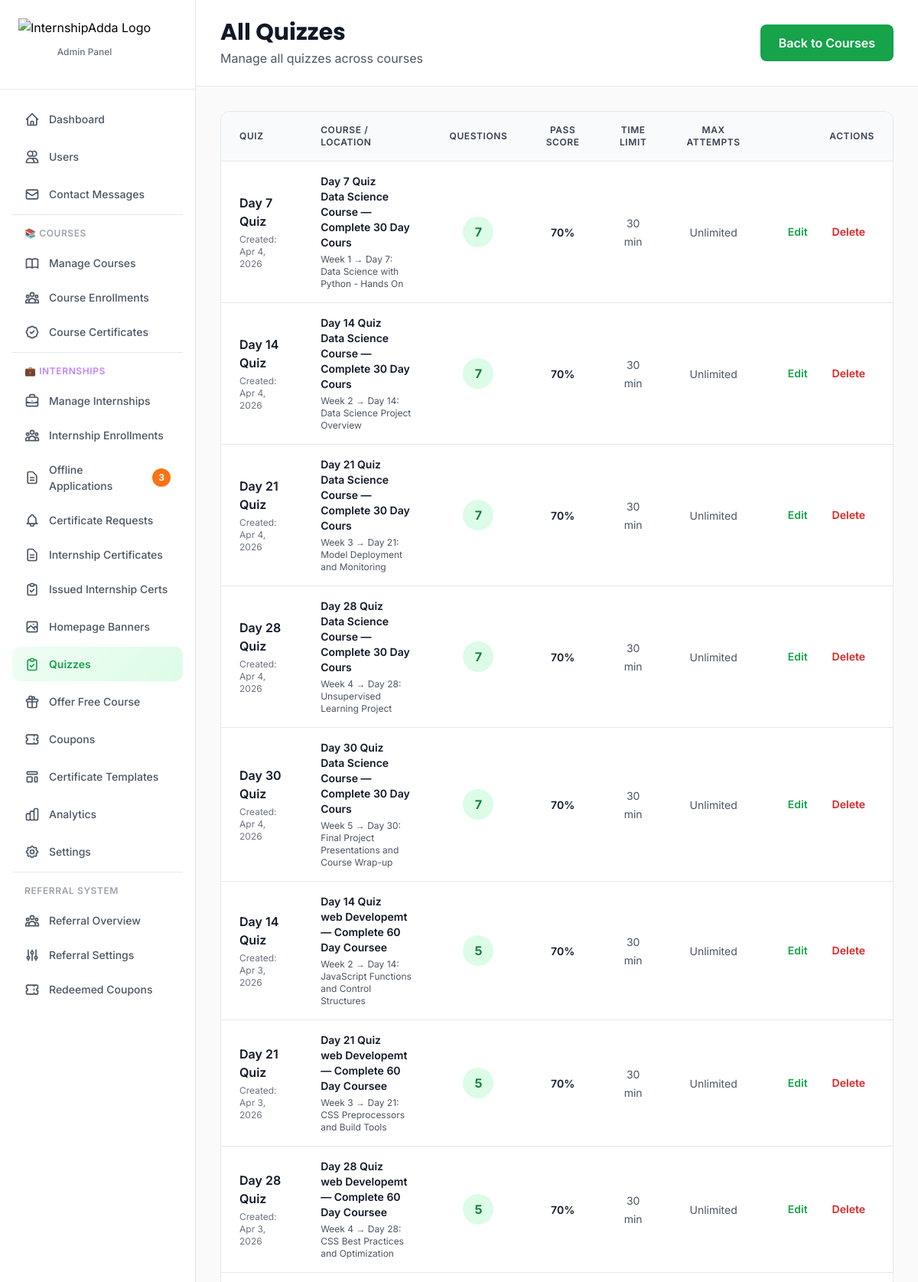
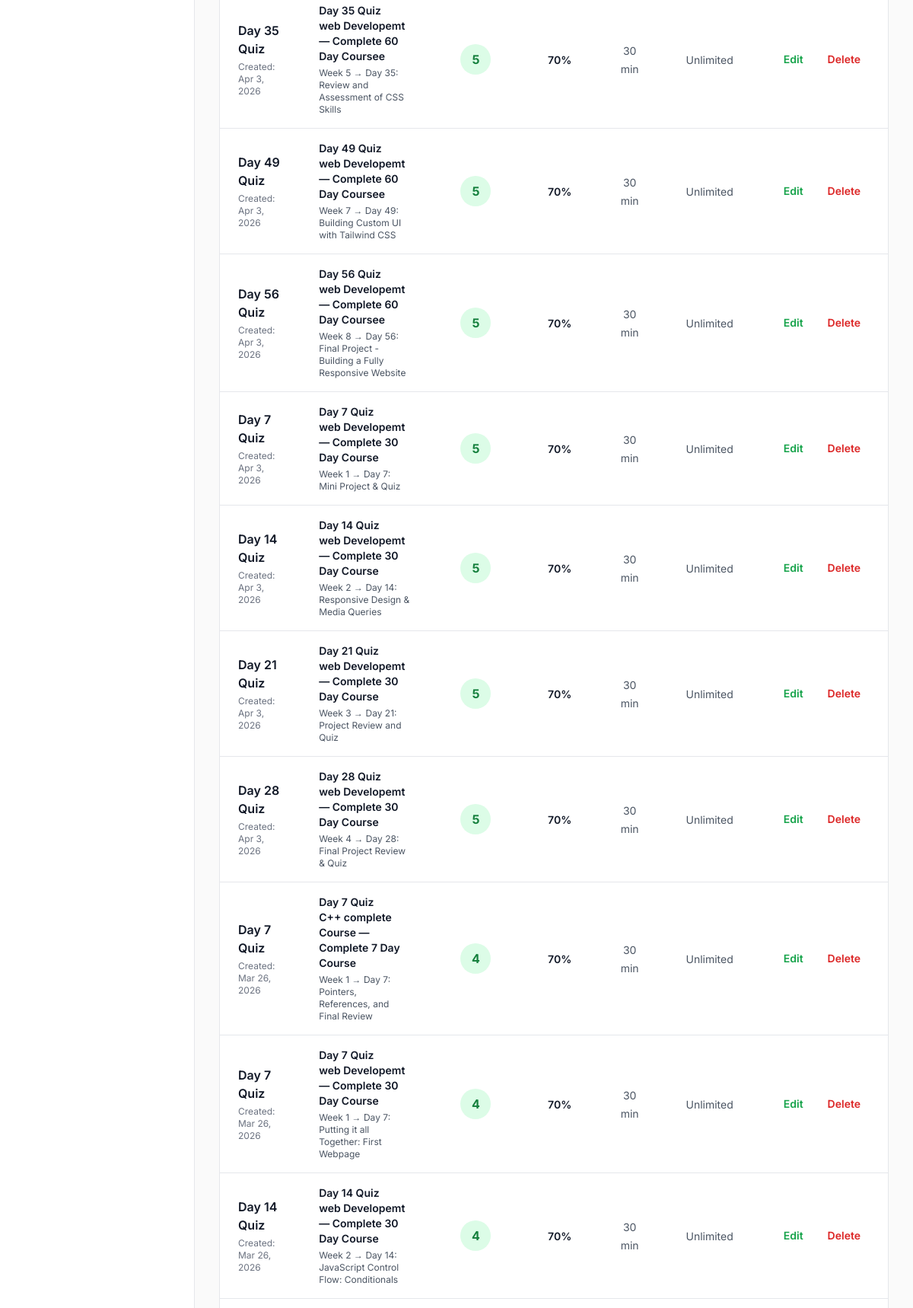
Page /app/views/admin/quizzes/list.php (signed in, upper part) on the committed database (2 pictures, top to bottom).
### tables this page shows
CREATE TABLE `quizzes` (
  `id` int(10) UNSIGNED NOT NULL,
  `topic_id` int(11) NOT NULL,
  `content_block_id` int(11) DEFAULT NULL,
  `title` varchar(255) NOT NULL,
  `description` text DEFAULT NULL,
  `time_limit` int(11) DEFAULT 0,
  `pass_score` int(11) DEFAULT 70,
  `max_attempts` int(11) DEFAULT 0,
  `created_at` timestamp NULL DEFAULT current_timestamp(),
  `updated_at` timestamp NULL DEFAULT current_timestamp() ON UPDATE current_timestamp()
);

CREATE TABLE `courses` (
  `id` int(10) UNSIGNED NOT NULL,
  `title` varchar(255) NOT NULL,
  `slug` varchar(255) NOT NULL,
  `description` text DEFAULT NULL,
  `cover_image` varchar(255) DEFAULT NULL,
  `icon` varchar(255) DEFAULT NULL,
  `preview_image` varchar(255) DEFAULT NULL,
  `price` decimal(10,2) DEFAULT 0.00,
  `status` enum('draft','published') DEFAULT 'draft',
  `created_by` int(10) UNSIGNED NOT NULL,
  `created_at` timestamp NULL DEFAULT current_timestamp(),
  `updated_at` timestamp NULL DEFAULT current_timestamp() ON UPDATE current_timestamp()
);

CREATE TABLE `chapters` (
  `id` int(10) UNSIGNED NOT NULL,
  `course_id` int(10) UNSIGNED NOT NULL,
  `chapter_order` int(11) DEFAULT 0,
  `title` varchar(255) NOT NULL,
  `sort_order` int(11) DEFAULT 0,
  `created_at` timestamp NULL DEFAULT current_timestamp(),
  `updated_at` timestamp NULL DEFAULT current_timestamp() ON UPDATE current_timestamp()
);

CREATE TABLE `topics` (
  `id` int(10) UNSIGNED NOT NULL,
  `chapter_id` int(10) UNSIGNED NOT NULL,
  `topic_order` int(11) DEFAULT 0,
  `title` varchar(255) NOT NULL,
  `sort_order` int(11) DEFAULT 0,
  `is_mandatory` tinyint(1) DEFAULT 1,
  `quiz_id` int(10) UNSIGNED DEFAULT NULL,
  `created_at` timestamp NULL DEFAULT current_timestamp(),
  `updated_at` timestamp NULL DEFAULT current_timestamp() ON UPDATE current_timestamp()
);

### app/views/admin/quizzes/list.php (the view, shortened to what this page needs)
<?php
$dbConfig = require __DIR__ . '/../../../config/database.php';
$dsn = sprintf("mysql:host=%s;port=%s;dbname=%s;charset=%s",
    $dbConfig['host'], $dbConfig['port'], $dbConfig['database'], $dbConfig['charset']
);
$db = new PDO($dsn, $dbConfig['username'], $dbConfig['password'], $dbConfig['options']);
$stmt = $db->prepare("
    SELECT
        q.*,
        cb.topic_id,
        t.title as topic_title,
        ch.title as chapter_title,
        c.title as course_title,
        c.id as course_id,
        (SELECT COUNT(*) FROM quiz_questions WHERE quiz_id = q.id) as question_count
    FROM quizzes q
    LEFT JOIN content_blocks cb ON q.content_block_id = cb.id
    LEFT JOIN topics t ON cb.topic_id = t.id
    LEFT JOIN chapters ch ON t.chapter_id = ch.id
    LEFT JOIN courses c ON ch.course_id = c.id
    ORDER BY q.created_at DESC
");
$stmt->execute();
$quizzes = $stmt->fetchAll(PDO::FETCH_ASSOC);
?>
<!DOCTYPE html>
<html lang="en">
<head>
    <script src="https://cdn.tailwindcss.com"></script>
</head>
<body>
<?php include __DIR__ . '/../../../views/components/sidebar-admin.php'; ?>
<div class="ml-64 min-h-screen">
    <header class="bg-white border-b border-gray-200 sticky top-0 z-30">
        <div class="px-8 py-6">
            <div class="flex items-center justify-between">
                <div>
                    <h1 class="text-3xl font-bold text-gray-900">All Quizzes</h1>
                    <p class="text-gray-600 mt-1">Manage all quizzes across courses</p>
                </div>
                <a href="/app/views/admin/courses/list.php" class="bg-primary-600 hover:bg-primary-700 text-white px-6 py-3 rounded-lg font-semibold transition-colors">
                    Back to Courses
                </a>
            </div>
        </div>
    </header>
    <main class="p-8">
        <?php if (empty($quizzes)): ?>
            <div class="bg-white rounded-xl border-2 border-dashed border-gray-300 p-12 text-center">
                <svg class="w-16 h-16 text-gray-400 mx-auto mb-4" fill="none" stroke="currentColor" viewBox="0 0 24 24">
                    <path stroke-linecap="round" stroke-linejoin="round" stroke-width="2" d="M9 5H7a2 2 0 00-2 2v12a2 2 0 002 2h10a2 2 0 002-2V7a2 2 0 00-2-2h-2M9 5a2 2 0 002 2h2a2 2 0 002-2M9 5a2 2 0 012-2h2a2 2 0 012 2m-6 9l2 2 4-4"></path>
                </svg>
                <h3 class="text-xl font-bold text-gray-900 mb-2">No Quizzes Yet</h3>
                <p class="text-gray-600 mb-6">Create quizzes in the course builder</p>
                <a href="/app/views/admin/courses/list.php" class="inline-block bg-primary-600 hover:bg-primary-700 text-white px-6 py-3 rounded-lg font-semibold transition-colors">
                    Go to Courses
                </a>
            </div>
        <?php else: ?>
            <div class="bg-white rounded-xl border border-gray-200 overflow-hidden">
                <table class="w-full">
                    <thead class="bg-gray-50 border-b border-gray-200">
                        <tr>
                            <th class="px-6 py-4 text-left text-xs font-semibold text-gray-700 uppercase tracking-wider">Quiz</th>
                            <th class="px-6 py-4 text-left text-xs font-semibold text-gray-700 uppercase tracking-wider">Course / Location</th>
                            <th class="px-6 py-4 text-center text-xs font-semibold text-gray-700 uppercase tracking-wider">Questions</th>
                            <th class="px-6 py-4 text-center text-xs font-semibold text-gray-700 uppercase tracking-wider">Pass Score</th>
                            <th class="px-6 py-4 text-center text-xs font-semibold text-gray-700 uppercase tracking-wider">Time Limit</th>
                            <th class="px-6 py-4 text-center text-xs font-semibold text-gray-700 uppercase tracking-wider">Max Attempts</th>
                            <th class="px-6 py-4 text-right text-xs font-semibold text-gray-700 uppercase tracking-wider">Actions</th>
                        </tr>
                    </thead>
                    <tbody class="divide-y divide-gray-200">
                        <?php foreach ($quizzes as $quiz): ?>
                            <tr class="hover:bg-gray-50 transition-colors">
                                <td class="px-6 py-4">
                                    <div class="font-semibold text-gray-900"><?php echo htmlspecialchars($quiz['title']); ?></div>
                                    <div class="text-xs text-gray-500 mt-1">Created: <?php echo date('M j, Y', strtotime($quiz['created_at'])); ?></div>
                                </td>
                                <td class="px-6 py-4">
                                    <div class="text-sm">
<div class="font-semibold text-gray-900"><?php echo $quiz['title']; ?></div>
<div class="font-semibold text-gray-900"><?php echo $quiz['course_title'] ?? 'N/A'; ?></div>
<div class="text-gray-600 text-xs mt-1">
    <?php echo $quiz['chapter_title'] ?? 'introduction'; ?> → <?php echo $quiz['topic_title'] ?? 'Vlof'; ?>
</div>
                                    </div>
                                </td>
                                <td class="px-6 py-4 text-center">
                                    <span class="inline-flex items-center justify-center w-10 h-10 bg-primary-100 text-primary-700 rounded-full font-bold">
                                        <?php echo $quiz['question_count'] ?? 0; ?>
                                    </span>
                                </td>
                                <td class="px-6 py-4 text-center">
                                    <span class="text-sm font-semibold text-gray-900"><?php echo $quiz['pass_score'] ?? 70; ?>%</span>
                                </td>
                                <td class="px-6 py-4 text-center">
                                    <span class="text-sm text-gray-600">
                                        <?php echo ($quiz['time_limit'] ?? 0) > 0 ? $quiz['time_limit'] . ' min' : 'No limit'; ?>
                                    </span>
                                </td>
                                <td class="px-6 py-4 text-center">
                                    <span class="text-sm text-gray-600">
                                        <?php echo ($quiz['max_attempts'] ?? 0) > 0 ? $quiz['max_attempts'] : 'Unlimited'; ?>
                                    </span>
                                </td>
                                <td class="px-6 py-4 text-right">
                                    <div class="flex items-center justify-end gap-2">
                                        <a href="/app/views/admin/quizzes/edit.php?id=<?php echo $quiz['id']; ?>" class="text-primary-600 hover:text-primary-700 font-semibold text-sm px-3 py-1 rounded-lg hover:bg-primary-50 transition-colors">
                                            Edit
                                        </a>
                                        <button onclick="deleteQuiz(<?php echo $quiz['id']; ?>)" class="text-red-600 hover:text-red-700 font-semibold text-sm px-3 py-1 rounded-lg hover:bg-red-50 transition-colors">
                                            Delete
                                        </button>
                                    </div>
                                </td>
                            </tr>
                        <?php endforeach; ?>
                    </tbody>
                </table>
            </div>
        <?php endif; ?>
    </main>
</div>
</body>
</html>

### app/views/admin/quizzes/list.php (style rules this page uses)
body { font-family: 'Inter', sans-serif; background: #fafafa; }
h1, h2, h3, h4, h5, h6 { font-family: 'Poppins', sans-serif; font-weight: 700; }

### rows in the picture
quizzes: title "Day 7 Quiz", created_at "Apr 4, 2026", courses.title "Data Science Course — Complete 30 Day Cours", chapters.title "Week 1", topic.title "Day 7: Data Science with Python - Hands On", question_count "7", pass_score "70", time_limit "30", max_attempts "Unlimited"
quizzes: title "Day 14 Quiz", created_at "Apr 4, 2026", courses.title "Data Science Course — Complete 30 Day Cours", chapters.title "Week 2", topic.title "Day 14: Data Science Project Overview", question_count "7", pass_score "70", time_limit "30", max_attempts "Unlimited"
quizzes: title "Day 21 Quiz", created_at "Apr 4, 2026", courses.title "Data Science Course — Complete 30 Day Cours", chapters.title "Week 3", topic.title "Day 21: Model Deployment and Monitoring", question_count "7", pass_score "70", time_limit "30", max_attempts "Unlimited"
quizzes: title "Day 28 Quiz", created_at "Apr 4, 2026", courses.title "Data Science Course — Complete 30 Day Cours", chapters.title "Week 4", topic.title "Day 28: Unsupervised Learning Project", question_count "7", pass_score "70", time_limit "30", max_attempts "Unlimited"
quizzes: title "Day 30 Quiz", created_at "Apr 4, 2026", courses.title "Data Science Course — Complete 30 Day Cours", chapters.title "Week 5", topic.title "Day 30: Final Project Presentations and Course Wrap-up", question_count "7", pass_score "70", time_limit "30", max_attempts "Unlimited"
quizzes: title "Day 14 Quiz", created_at "Apr 3, 2026", courses.title "web Developemt — Complete 60 Day Coursee", chapters.title "Week 2", topic.title "Day 14: JavaScript Functions and Control Structures", question_count "5", pass_score "70", time_limit "30", max_attempts "Unlimited"
quizzes: title "Day 21 Quiz", created_at "Apr 3, 2026", courses.title "web Developemt — Complete 60 Day Coursee", chapters.title "Week 3", topic.title "Day 21: CSS Preprocessors and Build Tools", question_count "5", pass_score "70", time_limit "30", max_attempts "Unlimited"
quizzes: title "Day 28 Quiz", created_at "Apr 3, 2026", courses.title "web Developemt — Complete 60 Day Coursee", chapters.title "Week 4", topic.title "Day 28: CSS Best Practices and Optimization", question_count "5", pass_score "70", time_limit "30", max_attempts "Unlimited"
quizzes: title "Day 35 Quiz", created_at "Apr 3, 2026", courses.title "web Developemt — Complete 60 Day Coursee", chapters.title "Week 5", topic.title "Day 35: Review and Assessment of CSS Skills", question_count "5", pass_score "70", time_limit "30", max_attempts "Unlimited"
quizzes: title "Day 49 Quiz", created_at "Apr 3, 2026", courses.title "web Developemt — Complete 60 Day Coursee", chapters.title "Week 7", topic.title "Day 49: Building Custom UI with Tailwind CSS", question_count "5", pass_score "70", time_limit "30", max_attempts "Unlimited"
quizzes: title "Day 56 Quiz", created_at "Apr 3, 2026", courses.title "web Developemt — Complete 60 Day Coursee", chapters.title "Week 8", topic.title "Day 56: Final Project - Building a Fully Responsive Website", question_count "5", pass_score "70", time_limit "30", max_attempts "Unlimited"
quizzes: title "Day 7 Quiz", created_at "Apr 3, 2026", courses.title "web Developemt — Complete 30 Day Course", chapters.title "Week 1", topic.title "Day 7: Mini Project & Quiz", question_count "5", pass_score "70", time_limit "30", max_attempts "Unlimited"
quizzes: title "Day 14 Quiz", created_at "Apr 3, 2026", courses.title "web Developemt — Complete 30 Day Course", chapters.title "Week 2", topic.title "Day 14: Responsive Design & Media Queries", question_count "5", pass_score "70", time_limit "30", max_attempts "Unlimited"
quizzes: title "Day 21 Quiz", created_at "Apr 3, 2026", courses.title "web Developemt — Complete 30 Day Course", chapters.title "Week 3", topic.title "Day 21: Project Review and Quiz", question_count "5", pass_score "70", time_limit "30", max_attempts "Unlimited"
quizzes: title "Day 28 Quiz", created_at "Apr 3, 2026", courses.title "web Developemt — Complete 30 Day Course", chapters.title "Week 4", topic.title "Day 28: Final Project Review & Quiz", question_count "5", pass_score "70", time_limit "30", max_attempts "Unlimited"
quizzes: title "Day 7 Quiz", created_at "Mar 26, 2026", courses.title "C++ complete Course — Complete 7 Day Course", chapters.title "Week 1", topic.title "Day 7: Pointers, References, and Final Review", question_count "4", pass_score "70", time_limit "30", max_attempts "Unlimited"
quizzes: title "Day 7 Quiz", created_at "Mar 26, 2026", courses.title "web Developemt — Complete 30 Day Course", chapters.title "Week 1", topic.title "Day 7: Putting it all Together: First Webpage", question_count "4", pass_score "70", time_limit "30", max_attempts "Unlimited"
quizzes: title "Day 14 Quiz", created_at "Mar 26, 2026", courses.title "web Developemt — Complete 30 Day Course", chapters.title "Week 2", topic.title "Day 14: JavaScript Control Flow: Conditionals", question_count "4", pass_score "70", time_limit "30", max_attempts "Unlimited"

### other values in the picture
$pendingCount "3"
